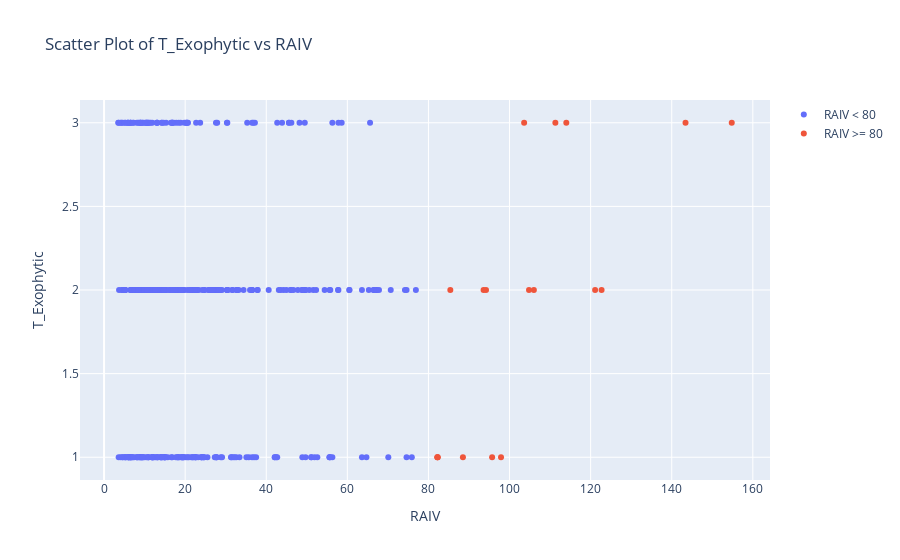

Notebook cell for this chart:
### Markdown cell above
## T_Exophytic , RAIV 을 2차원으로 확인

### Code cell
import plotly.graph_objects as go

# Filter merged_result based on RAIV >= 80
merged_result_raiv_80 = merged_result[merged_result['RAIV'] >= 80]

# Create a scatter plot for RAIV < 80
trace_raiv_lt_80 = go.Scatter(
    x=merged_result[merged_result['RAIV'] < 80]['RAIV'],
    y=merged_result[merged_result['RAIV'] < 80]['T_Exophytic'],
    mode='markers',
    name='RAIV < 80'
)

# Create a scatter plot for RAIV >= 80
trace_raiv_gte_80 = go.Scatter(
    x=merged_result_raiv_80['RAIV'],
    y=merged_result_raiv_80['T_Exophytic'],
    mode='markers',
    name='RAIV >= 80'
)

# Create layout
layout = go.Layout(
    title="Scatter Plot of T_Exophytic vs RAIV",
    xaxis=dict(title='RAIV'),
    yaxis=dict(title='T_Exophytic')
)

# Create figure and add traces
fig = go.Figure(data=[trace_raiv_lt_80, trace_raiv_gte_80], layout=layout)

# Show plot
fig.show()

### Figure 1 — Plotly figure (JSON) as saved in the notebook; plotly's stock layout.template omitted (floating-point values rounded to 4 significant figures; data arrays with more than 128 entries replaced by an {"elided": "..."} marker saying what was removed)
{"data": [{"mode": "markers", "name": "RAIV < 80", "type": "scatter", "x": {"elided": "371 float values"}, "y": {"elided": "371 int values"}}, {"mode": "markers", "name": "RAIV >= 80", "type": "scatter", "x": [95.7, 85.4, 114, 154.8, 94.2, 111.3, 103.6, 143.4, 93.6, 82.3, 88.5, 82.2, 82.2, 106, 121.1, 122.7, 104.8, 97.9], "y": [1, 2, 3, 3, 2, 3, 3, 3, 2, 1, 1, 1, 1, 2, 2, 2, 2, 1]}], "layout": {"title": {"text": "Scatter Plot of T_Exophytic vs RAIV"}, "xaxis": {"title": {"text": "RAIV"}}, "yaxis": {"title": {"text": "T_Exophytic"}}}}
